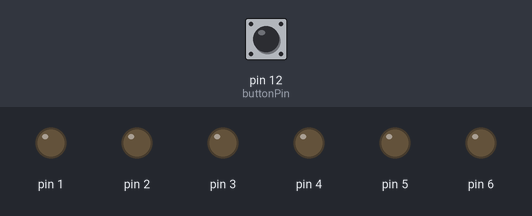
The sketch below on a simulated Arduino Uno, built with avr-gcc and run on an emulated ATmega328P. Parts: output pins drawn as LEDs (lit = HIGH). The test bench sets the inputs (shaded band); at power-on: pin 12 (buttonPin) LOW. Random numbers use the default seed unless the sketch sets one.

Above: at 1.2 s.
1.3 s: pin 12 (buttonPin) pulled HIGH for 0.15 s
At 1.45 s:
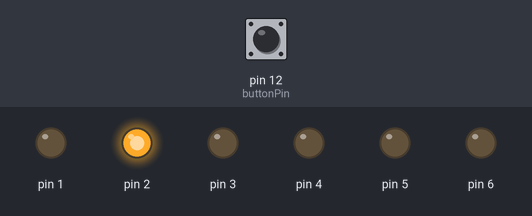
4.3 s: pin 12 (buttonPin) pulled HIGH for 1 s
At 7.4 s:
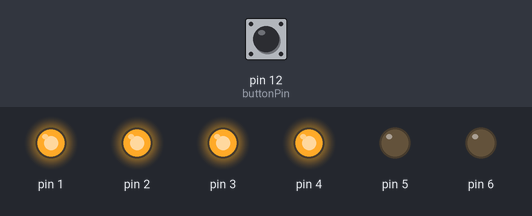
8.3 s: pin 12 (buttonPin) pulled HIGH for 0.15 s
At 11.15 s:
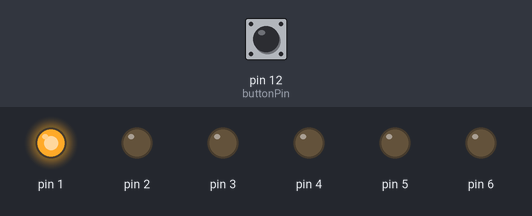
11.3 s: pin 12 (buttonPin) pulled HIGH for 3.2 s
At 11.55 s:
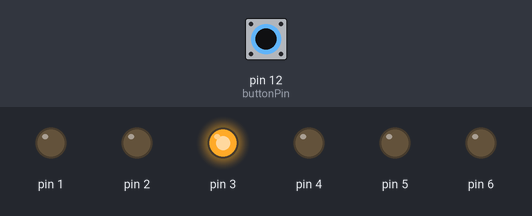
Timing chart, 0 to 16.0 s (numbered marks = the images above; inputs shaded):
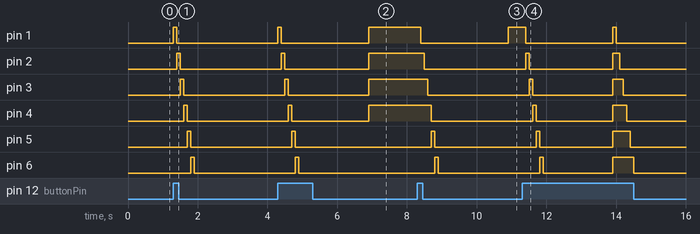

The sketch:

Wuerfel.ino
```cpp
/* Author: Mario Luongo & Omar Zahir
   Zweck: Die Applikation ist dazu fähig eine Zufallszahl zu würfeln.
   Datum: 16.04.2019
*/
  int v1;  // darin wird die Zufallszahl gespeichert

  const int buttonPin = 12; // Pin Nr. für den Button
  int buttonState = 0;


void setup() {
  // put your setup code here, to run once:
  pinMode(1, OUTPUT);
  pinMode(2, OUTPUT);
  pinMode(3, OUTPUT);
  pinMode(4, OUTPUT);
  pinMode(5, OUTPUT);
  pinMode(6, OUTPUT);
  pinMode(buttonPin, INPUT); // High or Low
}

void loop() {

  buttonState = digitalRead(buttonPin); // Der Zustand des Button im Pin 12 wird gelesen.

  if (buttonState == HIGH){  // Falls der Button gedruckt wird

  v1 = rand() % 7; //Zufällige Zahl von 1 bis 6

  wurf(); // Wurfanimation

 // Switch

/* Jeder Case wird durch geganden bis die sie mit der zufällige Zahl übereinstimmt.
   Wenn z.B. die Zufallszahl 4 ist, dann wird Case 4 aktiviert und es werden die ersten vier
   Lämpchen leuchnten. */
 switch (v1) {
        case 1: digitalWrite(1, HIGH);
                break;
        case 2: digitalWrite(1, HIGH);
                digitalWrite(2, HIGH);
                break;
        case 3: digitalWrite(1, HIGH);
                digitalWrite(2, HIGH);
                digitalWrite(3, HIGH);
                break;
        case 4: digitalWrite(1, HIGH);
                digitalWrite(2, HIGH);
                digitalWrite(3, HIGH);
                digitalWrite(4, HIGH);
                break;
        case 5: digitalWrite(1, HIGH);
                digitalWrite(2, HIGH);
                digitalWrite(3, HIGH);
                digitalWrite(4, HIGH);
                digitalWrite(5, HIGH);
                break;
        case 6: digitalWrite(1, HIGH);
                digitalWrite(2, HIGH);
                digitalWrite(3, HIGH);
                digitalWrite(4, HIGH);
                digitalWrite(5, HIGH);
                digitalWrite(6, HIGH);
                break;
    }

  }

}

// Dies ist eine Animation vor dem Wurf
  void wurf(){

      // Leuchte 1te LED-Lampe
      digitalWrite(1, HIGH);
      delay(100);
      digitalWrite(1, LOW);

      // Leuchte 2ste LED-Lampe
      digitalWrite(2, HIGH);
      delay(100);
      digitalWrite(2, LOW);

      // Leuchte 3ste LED-Lampe
      digitalWrite(3, HIGH);
      delay(100);
      digitalWrite(3, LOW);

      // Leuchte 4te LED-Lampe
      digitalWrite(4, HIGH);
      delay(100);
      digitalWrite(4, LOW);

      // Leuchte 5te LED-Lampe
      digitalWrite(5, HIGH);
      delay(100);
      digitalWrite(5, LOW);

      // Leuchte 6te LED-Lampe
      digitalWrite(6, HIGH);
      delay(100);
      digitalWrite(6, LOW);
      delay(2000);

    }
```

Measured:
- after the input at 1.3 s, pin 1: LOW → HIGH at once, → LOW 0.10 s later; pin 2: LOW → HIGH after 0.10 s, → LOW 0.10 s later; pin 3: LOW → HIGH after 0.20 s, → LOW 0.10 s later; pin 4: LOW → HIGH after 0.30 s, → LOW 0.10 s later; pin 5: LOW → HIGH after 0.40 s, → LOW 0.10 s later
- after the input at 4.3 s, pin 1: LOW → HIGH at once, → LOW 0.10 s later, → HIGH 2.5 s later; pin 2: LOW → HIGH after 0.10 s, → LOW 0.10 s later, → HIGH 2.4 s later
- after the input at 8.3 s, pin 1: HIGH → LOW after 0.10 s, → HIGH 2.5 s later; pin 2: HIGH → LOW after 0.20 s; pin 3: HIGH → LOW after 0.30 s; pin 4: HIGH → LOW after 0.40 s; pin 5: LOW → HIGH after 0.40 s, → LOW 0.10 s later
- after the input at 11.3 s, pin 1: HIGH → LOW after 0.10 s, → HIGH 2.5 s later, → LOW 0.10 s later; pin 2: LOW → HIGH after 0.10 s, → LOW 0.10 s later, → HIGH 2.4 s later, → LOW 0.20 s later
